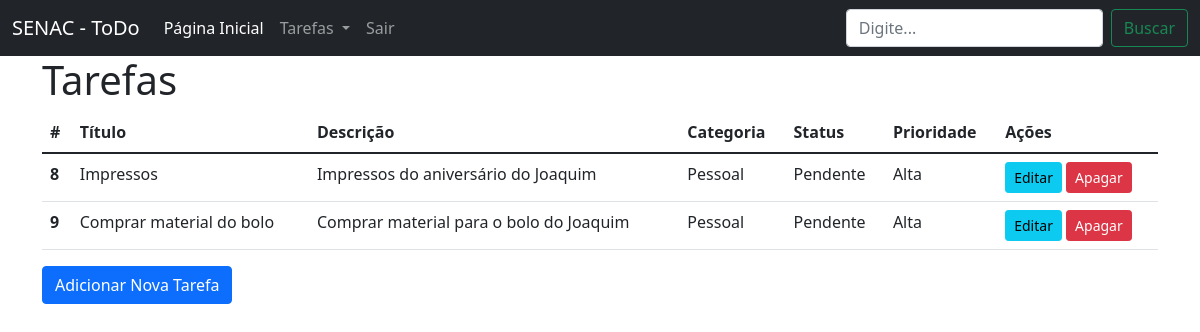
/tarefas/listar-tarefas/ (signed in), run on the app's committed database.
### apps/tarefas/models.py (models this page shows, shortened)
class Tarefas(models.Model):
    PRIORIDADE_CHOICE = (
        (1, 'Alta'),
        (2, 'Média'),
        (3, 'Baixa'),
    )
    STATUS_CHOICE= (
        ('AF', 'A Fazer'),
        ('PD', 'Pendente'),
        ('CD', 'Concluída'),
    )
    titulo = models.CharField('Título', max_length=100)
    descricao = models.TextField('Descrição')
    categoria = models.ForeignKey(Categoria, verbose_name='Categoria', on_delete=models.CASCADE)
    prioridade = models.PositiveIntegerField('Prioridade', choices=PRIORIDADE_CHOICE)
    status = models.CharField('Status',max_length=2, choices=STATUS_CHOICE, default='AF')

class Categoria(models.Model) :
    nome = models.CharField('Nome',max_length=50)
    descricao = models.TextField('Descrição', blank=True, null=True)
    def __str__(self):
        return self.nome

### apps/tarefas/views.py (the view)
# urls.py: path('listar-tarefas/', views.listar_tarefas, name='listar_tarefas'),
@login_required(login_url='/login/')
def listar_tarefas(request):
    template_name = 'tarefas/listar_tarefas.html'
    tarefas = Tarefas.objects.all().exclude(status='CD')
    context = {
        'tarefas' : tarefas,
    }
    return render(request, template_name, context)

### templates/tarefas/listar_tarefas.html (shortened to what this page needs)
{% extends 'base.html' %}
{% load widget_tweaks %}
{% block corpo %}
    <h1>Tarefas</h1>
    <table class="table table-hover">
        <thead>
            <tr>
                <th scope="col">#</th>
                <th scope="col">Título</th>
                <th scope="col">Descrição</th>
                <th scope="col">Categoria</th>
                <th scope="col">Status</th>
                <th scope="col">Prioridade</th>
                <th scope="col">Ações</th>
            </tr>
        </thead>
        <tbody>
            {% for tarefa in tarefas %}
                <tr>
                    <th scope="row">{{ tarefa.id }}</th>
                    <td>{{ tarefa.titulo }}</td>
                    <td>{{ tarefa.descricao }}</td>
                    <td>{{ tarefa.categoria }}</td>
                    <td>{{ tarefa.get_status_display }}</td>
                    <td>{{ tarefa.get_prioridade_display }}</td>
                    <td>
                        <a class="btn btn-info btn-sm" href="{% url 'tarefas:editar_tarefa' tarefa.id %}">Editar</a>
                        <a class="btn btn-danger btn-sm" href="{% url 'tarefas:apagar_tarefa' tarefa.id %}">Apagar</a>
                    </td>
                </tr>
            {% endfor %}
        </tbody>
    </table>
    <a href="{% url 'tarefas:adicionar_tarefa' %}" class="btn btn-primary">Adicionar Nova Tarefa</a>
{% endblock corpo %}

### data on the page
Tarefas: id "8", titulo "Impressos", descricao "Impressos do aniversário do Joaquim", categoria "Pessoal", status "Pendente", prioridade "Alta"
Tarefas: id "9", titulo "Comprar material do bolo", descricao "Comprar material para o bolo do Joaquim", categoria "Pessoal", status "Pendente", prioridade "Alta"
